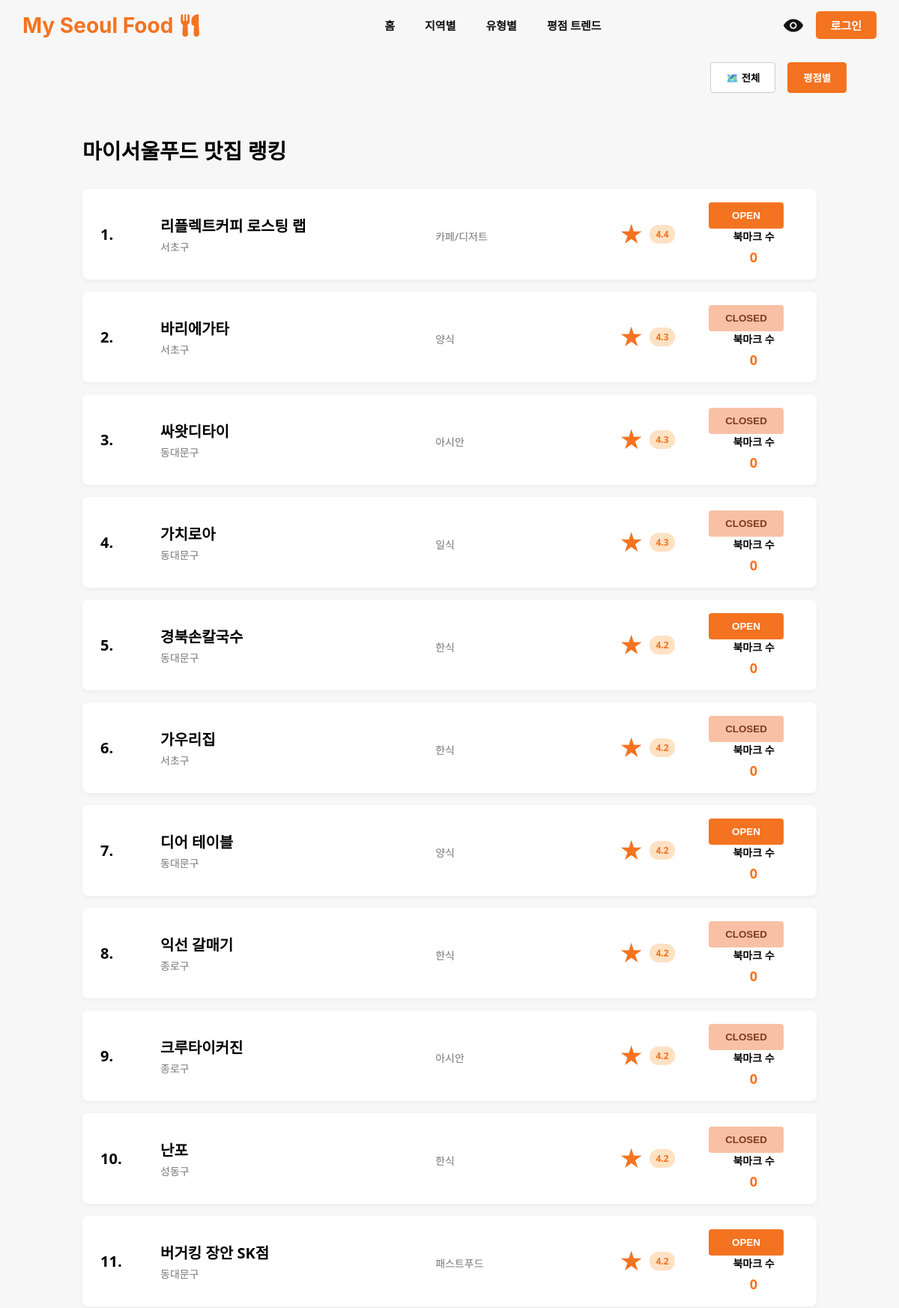
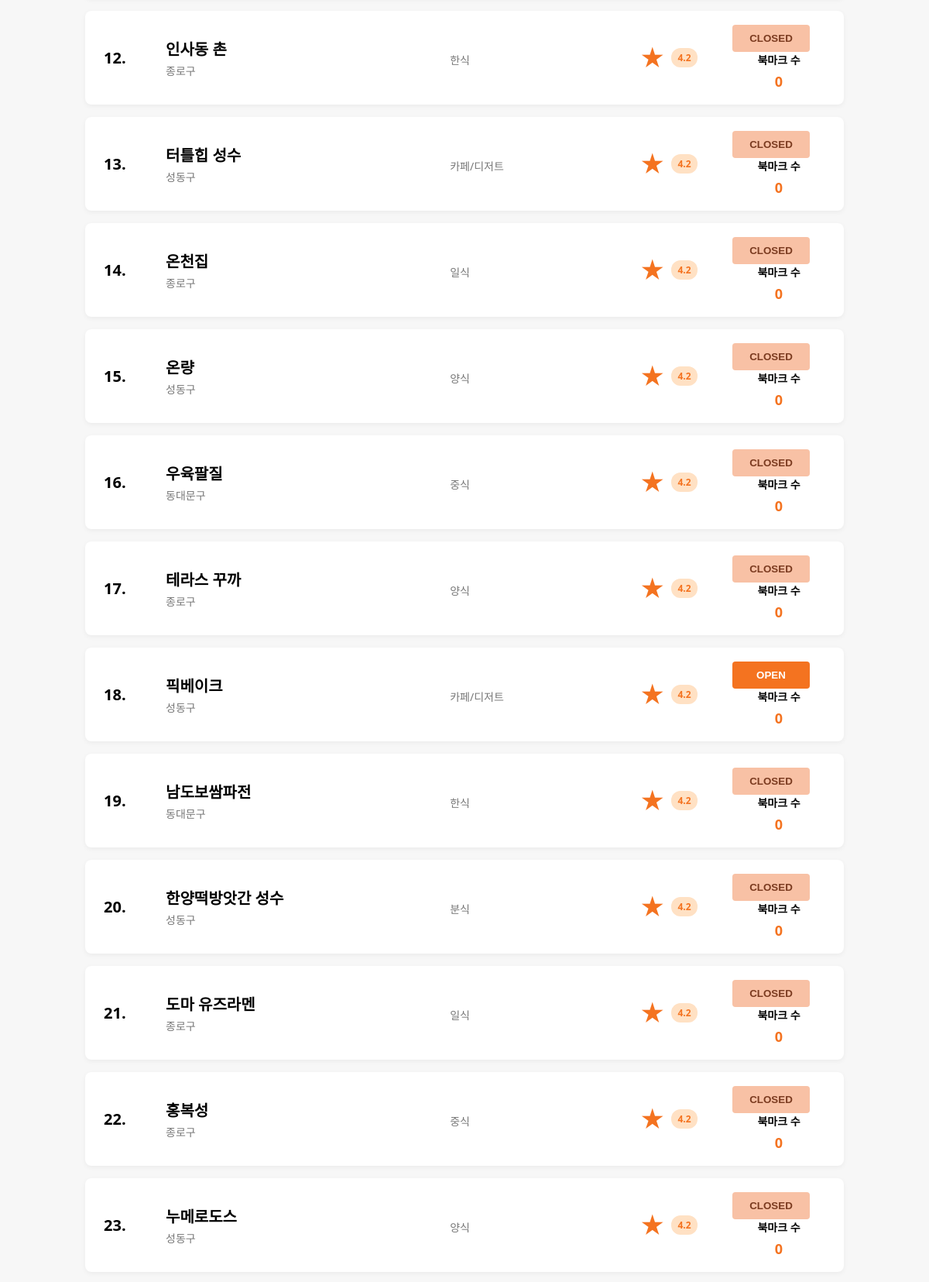
Page /pages/list_restaurants.php (upper part) on the committed database (2 pictures, top to bottom).
### tables this page shows
CREATE TABLE `Restaurant` (
    `restaurant_id` BIGINT NOT NULL AUTO_INCREMENT,
    `name` VARCHAR(255) NOT NULL,
    `description` TEXT NOT NULL,
    `region_id` BIGINT NOT NULL,
    `category_id` BIGINT NOT NULL,
    `open_time` TIME NOT NULL,
    `close_time` TIME NOT NULL,
    `created_at` TIMESTAMP DEFAULT CURRENT_TIMESTAMP,
    `updated_at` TIMESTAMP DEFAULT CURRENT_TIMESTAMP ON UPDATE CURRENT_TIMESTAMP,
    `is_active` BOOLEAN DEFAULT TRUE,
    PRIMARY KEY (`restaurant_id`),
    CONSTRAINT `FK_Restaurant_Region` FOREIGN KEY (`region_id`) REFERENCES `Region`(`region_id`),
    CONSTRAINT `FK_Restaurant_Category` FOREIGN KEY (`category_id`) REFERENCES `Category`(`category_id`)
);

### pages/list_restaurants.php (the view, shortened to what this page needs)
<?php
require_once __DIR__ . '/../config.php';
$regionOptions = [
    'all'      => '전체',
    'gangnam'  => '강남구',
    'gwangjin' => '광진구',
    'ddm'      => '동대문구',
    'mapo'     => '마포구',
    'sdm'      => '서대문구',
    'seocho'   => '서초구',
    'seongdong'=> '성동구',
    'songpa'   => '송파구',
    'yongsan'  => '용산구',
    'jongno'   => '종로구',
];
$sortOptions = [
    'rating'   => '평점별',
    'bookmark' => '북마크 수',
];
$currentRegionKey = isset($_GET['region']) ? $_GET['region'] : 'all';
$currentSortKey = isset($_GET['sort']) ? $_GET['sort'] : 'rating';
$phpDay = date('D');
$dayMap = [
    'Mon' => 'MON',
    'Tue' => 'TUE',
    'Wed' => 'WED',
    'Thu' => 'THU',
    'Fri' => 'FRI',
    'Sat' => 'SAT',
    'Sun' => 'SUN',
];
$todayEnum = $dayMap[$phpDay];
if ($currentSortKey === 'bookmark') {
    $orderByForRank = "bookmark_count DESC, avg_rating DESC";
} else {
    $orderByForRank = "avg_rating DESC, bookmark_count DESC";
}
$baseSql= "
    SELECT
        r.restaurant_id,
        r.name,
        rg.region_name,
        c.category_name,
        r.open_time,
        r.close_time,
        r.is_active,
        IFNULL(AVG((rv.taste + rv.cleanliness + rv.kindness) / 3.0), 0) AS avg_rating,
        COUNT(DISTINCT bm.bookmark_id) AS bookmark_count,
        CASE WHEN cd.closed_days_id IS NOT NULL THEN 1 ELSE 0 END AS is_closed_today
    FROM Restaurant r
    JOIN Region   rg ON r.region_id = rg.region_id
    JOIN Category c  ON r.category_id = c.category_id
    LEFT JOIN Review   rv ON rv.restaurant_id   = r.restaurant_id
    LEFT JOIN Bookmark bm ON bm.restaurant_id   = r.restaurant_id
    LEFT JOIN Closed_Days cd
           ON cd.restaurant_id = r.restaurant_id
          AND cd.day = ?
    WHERE r.is_active = 1
";
$paramTypes = "s";
$params     = [$todayEnum];
$baseSql .= " GROUP BY r.restaurant_id ";
$finalSql = "
    SELECT
        sub.*,
        RANK() OVER (ORDER BY $orderByForRank) AS ranking
    FROM (
        $baseSql
    ) AS sub
    ORDER BY ranking
    LIMIT 30
";
$stmt = $conn->prepare($finalSql);
if (!empty($params)) {
    $stmt->bind_param($paramTypes, ...$params);
}
if (!$stmt->execute()) {
    die('쿼리 실행 오류: ' . $stmt->error);
}
$result = $stmt->get_result();
$now = date('H:i:s');
?>
<!DOCTYPE html>
<html lang="ko">
<head>
</head>
<body>
<?php include dirname(__DIR__) . '/menu.php'; ?>
<div class="page-wrapper">
<div class="filter-bar">
    <div class="dropdown">
        <button class="dropdown-toggle <?php echo $currentRegionKey !== 'all' ? 'active' : ''; ?>">
            🗺️ <?php echo $regionOptions[$currentRegionKey]; ?>
        </button>
    </div>
    <div class="dropdown">
        <button class="dropdown-toggle active">
            <?php echo $sortOptions[$currentSortKey]; ?>
        </button>
    </div>
</div>
<main class="content">
    <div class="page-title">마이서울푸드 맛집 랭킹</div>
    <div class="restaurant-list">
        <?php
        $rank = 1;
        while ($row = $result->fetch_assoc()):
            $isClosedToday = (int)$row['is_closed_today'] === 1;
            $openTime  = $row['open_time'];
            $closeTime = $row['close_time'];
            if ($isClosedToday) {
                $isOpen = false;
            } else {
                if ($openTime < $closeTime) {
                    $isOpen = ($now >= $openTime && $now <= $closeTime);
                } else {
                    $isOpen = ($now >= $openTime || $now <= $closeTime);
                }
            }
            $statusClass = $isOpen ? 'status-open' : 'status-closed';
            $statusText  = $isOpen ? 'OPEN' : 'CLOSED';
            $avgRating     = number_format($row['avg_rating'], 1);
            $bookmarkCount = (int)$row['bookmark_count'];
            $detailUrl = 'view_restaurant.php?id=' . (int)$row['restaurant_id'];
        ?>
        <div class="restaurant-item" onclick="location.href='<?php echo $detailUrl; ?>'">
            <div class="rank-num"><?php echo $rank++; ?>.</div>
            <div>
                <div class="res-name"><?php echo htmlspecialchars($row['name']); ?></div>
                <div class="res-meta">
                    <?php echo htmlspecialchars($row['region_name']); ?>
                </div>
            </div>
            <div>
                <div class="res-meta"><?php echo htmlspecialchars($row['category_name']); ?></div>
            </div>
            <div class="star-wrapper">
                <div class="star-icon">★</div>
                <span class="rating-badge"><?php echo $avgRating; ?></span>
            </div>
            <div>
                <button class="status-btn <?php echo $statusClass; ?>">
                    <?php echo $statusText; ?>
                </button>
                <div class="bookmark-info">
                    <div class="bookmark-label">북마크 수</div>
                    <div class="bookmark-count"><?php echo $bookmarkCount; ?></div>
                </div>
            </div>
        </div>
        <?php endwhile; ?>
    </div>
</main>
</div>
</body>
</html>

### pages/list_restaurants.php (style rules this page uses)
.page-wrapper { max-width: 1200px; margin: 0 auto; padding: 0 30px; }
body { margin: 0; font-family: system-ui, -apple-system, BlinkMacSystemFont, "Segoe UI", sans-serif; background-color: #f7f7f7; }
.filter-bar { display: flex; justify-content: flex-end; gap: 16px; padding: 16px 40px; }
.dropdown { position: relative; display: inline-block; }
.dropdown-toggle { padding: 10px 20px; border-radius: 4px; border: 1px solid #ccc; background-color: #fff; cursor: pointer; font-weight: 600; display: flex; align-items: center; gap: 8px; }
.dropdown-toggle.active { background-color: #f47320; color: #fff; border-color: #f47320; }
.content { padding: 40px 80px; }
.page-title { font-size: 28px; font-weight: 700; margin-bottom: 32px; }
.restaurant-list { display: flex; flex-direction: column; gap: 16px; }
.restaurant-item { display: grid; grid-template-columns: 80px 1.5fr 1fr 120px 120px; align-items: center; padding: 18px 24px; background-color: #fff; border-radius: 8px; box-shadow: 0 2px 6px rgba(0,0,0,0.05); cursor: pointer; transition: background 0.15s; }
.rank-num { font-size: 20px; font-weight: 700; }
.res-name { font-size: 20px; font-weight: 600; }
.res-meta { font-size: 14px; color: #777; margin-top: 4px; }
.star-wrapper { display: flex; align-items: center; gap: 8px; }
.star-icon { font-size: 32px; color: #f47320; }
.rating-badge { padding: 4px 8px; border-radius: 12px; background-color: #ffe1c4; color: #f47320; font-size: 12px; font-weight: 700; }
.status-btn { width: 100px; text-align: center; padding: 10px 0; border-radius: 4px; font-weight: 700; border: none; cursor: default; }
.status-open { background-color: #f47320; color: #fff; }
.status-closed { background-color: #f8c1a5; color: #7b3b20; }
.bookmark-info { text-align: center; font-size: 14px; }
.bookmark-label { font-weight: 600; }
.bookmark-count { margin-top: 6px; font-size: 18px; color: #f47320; font-weight: 700; }

### rows in the picture
restaurant: name "리플렉트커피 로스팅 랩", region_name "서초구", category_name "카페/디저트", avgRating "4.4", statusText "OPEN", bookmarkCount "0"
restaurant: name "바리에가타", region_name "서초구", category_name "양식", avgRating "4.3", open_time "CLOSED", bookmarkCount "0"
restaurant: name "싸왓디타이", region_name "동대문구", category_name "아시안", avgRating "4.3", open_time "CLOSED", bookmarkCount "0"
restaurant: name "가치로아", region_name "동대문구", category_name "일식", avgRating "4.3", open_time "CLOSED", bookmarkCount "0"
restaurant: name "경북손칼국수", region_name "동대문구", category_name "한식", avgRating "4.2", statusText "OPEN", bookmarkCount "0"
restaurant: name "가우리집", region_name "서초구", category_name "한식", avgRating "4.2", open_time "CLOSED", bookmarkCount "0"
restaurant: name "디어 테이블", region_name "동대문구", category_name "양식", avgRating "4.2", statusText "OPEN", bookmarkCount "0"
restaurant: name "익선 갈매기", region_name "종로구", category_name "한식", avgRating "4.2", open_time "CLOSED", bookmarkCount "0"
restaurant: name "크루타이커진", region_name "종로구", category_name "아시안", avgRating "4.2", open_time "CLOSED", bookmarkCount "0"
restaurant: name "난포", region_name "성동구", category_name "한식", avgRating "4.2", open_time "CLOSED", bookmarkCount "0"
restaurant: name "버거킹 장안 SK점", region_name "동대문구", category_name "패스트푸드", avgRating "4.2", statusText "OPEN", bookmarkCount "0"
restaurant: name "인사동 촌", region_name "종로구", category_name "한식", avgRating "4.2", open_time "CLOSED", bookmarkCount "0"
restaurant: name "터틀힙 성수", region_name "성동구", category_name "카페/디저트", avgRating "4.2", open_time "CLOSED", bookmarkCount "0"
restaurant: name "온천집", region_name "종로구", category_name "일식", avgRating "4.2", open_time "CLOSED", bookmarkCount "0"
restaurant: name "온량", region_name "성동구", category_name "양식", avgRating "4.2", open_time "CLOSED", bookmarkCount "0"
restaurant: name "우육팔질", region_name "동대문구", category_name "중식", avgRating "4.2", open_time "CLOSED", bookmarkCount "0"
restaurant: name "테라스 꾸까", region_name "종로구", category_name "양식", avgRating "4.2", open_time "CLOSED", bookmarkCount "0"
restaurant: name "픽베이크", region_name "성동구", category_name "카페/디저트", avgRating "4.2", statusText "OPEN", bookmarkCount "0"
restaurant: name "남도보쌈파전", region_name "동대문구", category_name "한식", avgRating "4.2", open_time "CLOSED", bookmarkCount "0"
restaurant: name "한양떡방앗간 성수", region_name "성동구", category_name "분식", avgRating "4.2", open_time "CLOSED", bookmarkCount "0"
restaurant: name "도마 유즈라멘", region_name "종로구", category_name "일식", avgRating "4.2", open_time "CLOSED", bookmarkCount "0"
restaurant: name "홍복성", region_name "종로구", category_name "중식", avgRating "4.2", open_time "CLOSED", bookmarkCount "0"
restaurant: name "누메로도스", region_name "성동구", category_name "양식", avgRating "4.2", open_time "CLOSED", bookmarkCount "0"

### other values in the picture
$regionOptions[$currentRegionKey] "전체"
$sortOptions[$currentSortKey] "평점별"
